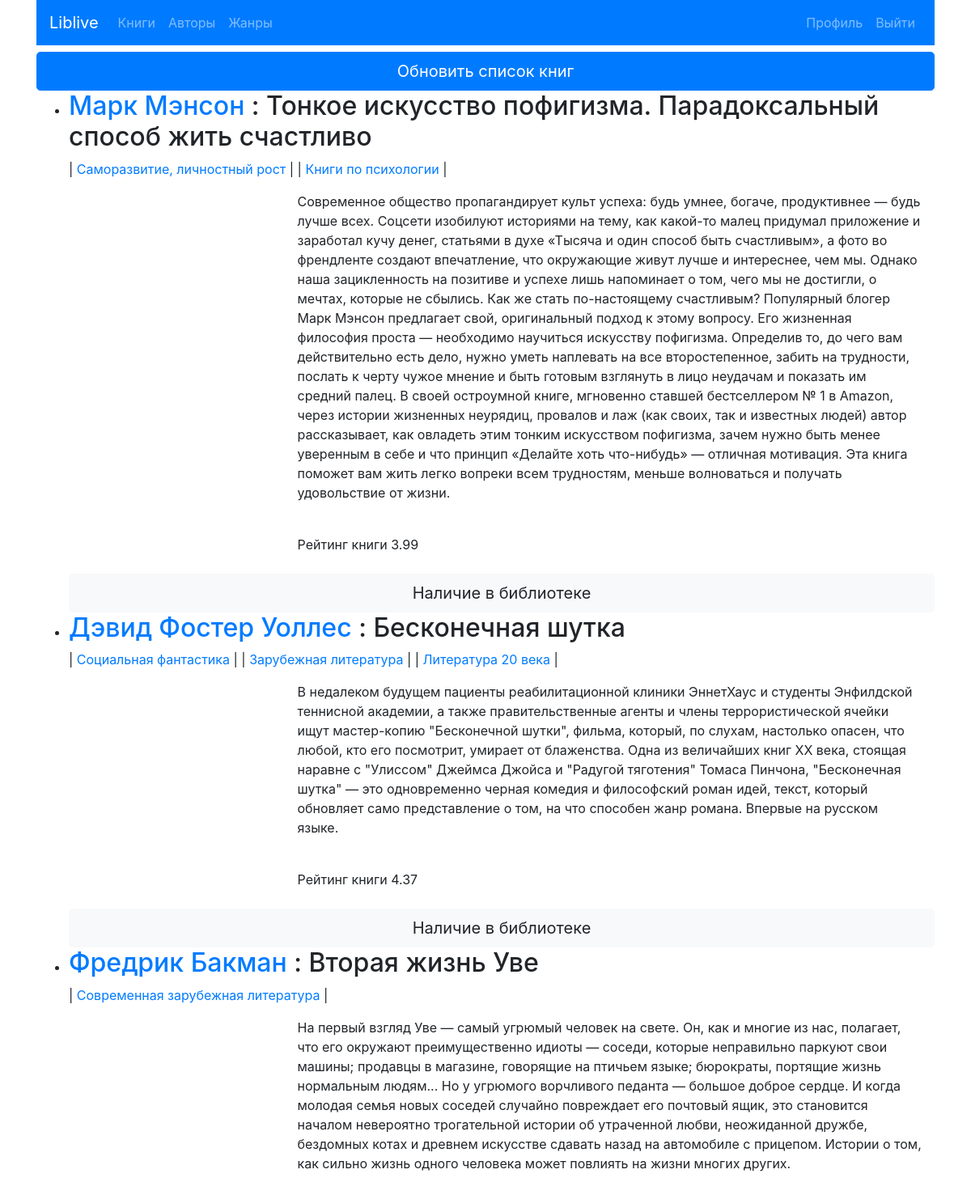
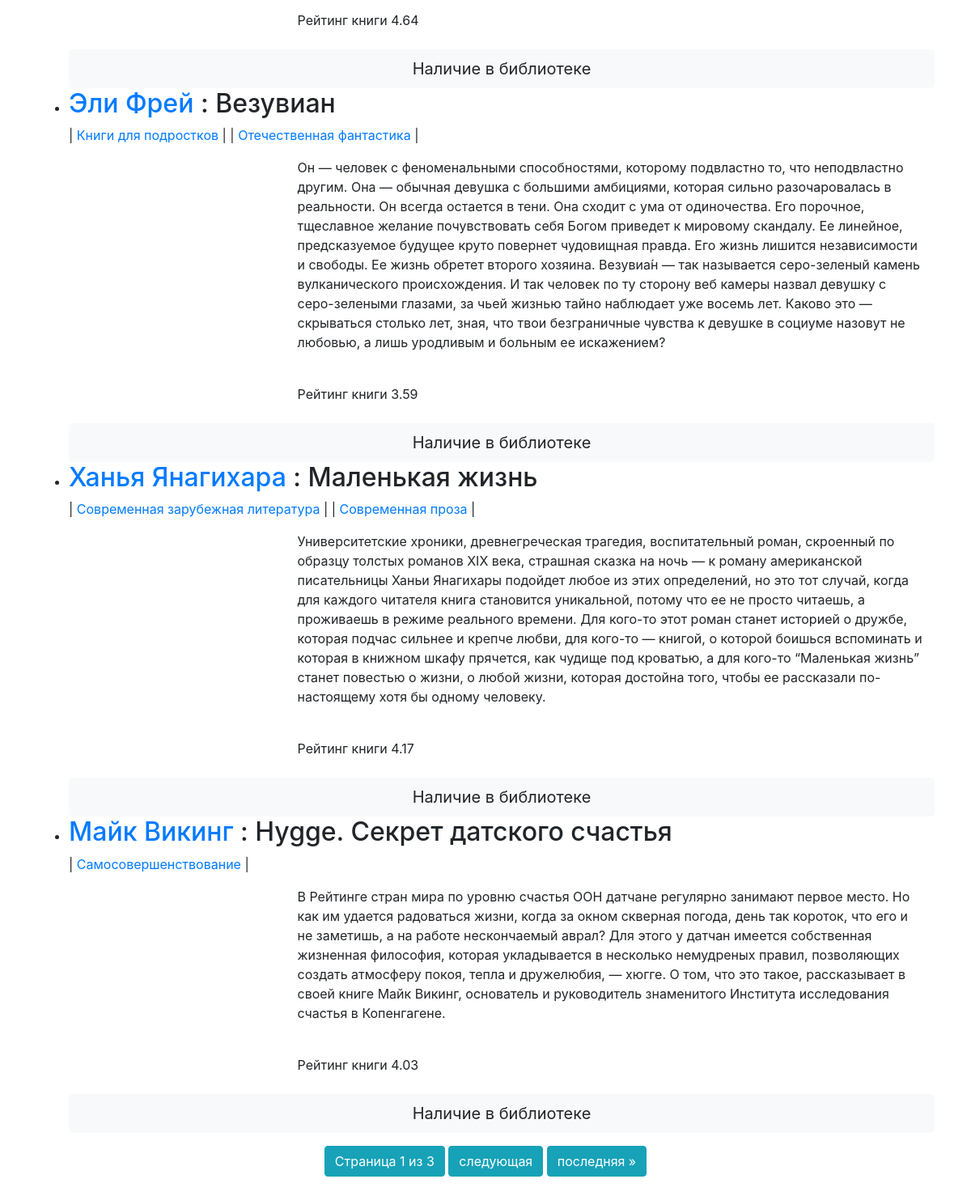
Screenshot of / (signed in) with the database file from the repository (2 pictures, top to bottom).
### liv/models.py (models this page shows, shortened)
class BookFromLivelib(models.Model):
    link = models.CharField(max_length=200)
    title = models.CharField(max_length=200)
    author = models.ForeignKey(Author, on_delete=models.CASCADE)
    tags = models.ManyToManyField(Genre)
    cover = models.CharField(max_length=200)
    rating = models.FloatField()
    description = models.TextField()
    user = models.ForeignKey(User, on_delete=models.CASCADE)
    linkkey = models.CharField(max_length=200)

class Author(models.Model):
    name = models.CharField(max_length=200)
    def __str__(self):
        return self.name

class Genre(models.Model):
    name = models.CharField(max_length=200)
    def __str__(self):
        return self.name

### liv/views.py (the view)
# urls.py: path('', views.IndexView, name='index'),
def IndexView(request):
    current_user = request.user
    if current_user.is_anonymous:
        return render(request, 'liv/index.html')
    else:
        lob = current_user.bookfromlivelib_set.all()
        paginator = Paginator(lob, 6)
        page = request.GET.get('page')
        list_of_books = paginator.get_page(page)
        return render(request, 'liv/index.html', {'list_of_books': list_of_books})

### liv/templates/liv/index.html (shortened to what this page needs)
{% extends 'liv/base.html' %}
{% block content %}
{% if not user.is_anonymous %}
    <a href="{% url 'liv:update-books' %}" class="btn btn-primary btn-lg btn-block mt-2">Обновить список книг</a>
    <ul>
        {% for book in list_of_books %}
            {% if book.user == user %}
                <li><h2><a href="{% url 'liv:author-detail' book.author.pk %}">{{ book.author }}</a> : {{ book.title }}</h2></li>
                {% for tag in book.tags.all %}
                    | <a href="{% url 'liv:genre-detail' tag.id %}">{{ tag }}</a> |
                {% endfor %}
                <br>
                <div class="container-fluid mt-3">
                    <div class="row">
                        <div class="col-sm-3 pull-right">
                        </div>
                        <div class="col-sm-9">
                            <p>{{ book.description }}</p>
                            <br>
                            <p>Рейтинг книги {{ book.rating }}</p>
                        </div>
                    </div>
                </div>
                <button class="btn btn-light btn-lg btn-block mt-2" data-toggle="collapse" data-target=#{{ book.linkkey }}>
                    Наличие в библиотеке
                </button>
            {% endif %}
        {% endfor %}
    </ul>
    <div class="text-center">
            <span class="btn btn-info mb-4">
                Страница {{ list_of_books.number }} из {{ list_of_books.paginator.num_pages }}
            </span>
            {% if list_of_books.has_next %}
                <a class="btn btn-info mb-4" href="?page={{ list_of_books.next_page_number }}">следующая</a>
                <a class="btn btn-info mb-4" href="?page={{ list_of_books.paginator.num_pages }}">последняя &raquo;</a>
            {% endif %}
    </div>
{% endif %}
{% endblock %}

### rows the page displays
BookFromLivelib: author "Марк Мэнсон", title "Тонкое искусство пофигизма. Парадоксальный способ жить счастливо", description "Современное общество пропагандирует культ успеха: будь умнее, богаче, продуктивнее — будь лучше всех. Соцсети изобилуют историями на тему, как какой-то малец придумал приложение и заработал кучу денег, статьями в духе «Тысяча и один способ быть счастливым», а фото во френдленте создают впечатление, что окружающие живут лучше и интереснее, чем мы. Однако наша зацикленность на позитиве и успехе лишь напоминает о том, чего мы не достигли, о мечтах, которые не сбылись. Как же стать по-настоящему счастливым? Популярный блогер Марк Мэнсон предлагает свой, оригинальный подход к этому вопросу. Его жизненная философия проста — необходимо научиться искусству пофигизма. Определив то, до чего вам…", rating "3.99"
Genre: name "Саморазвитие, личностный рост"
Genre: name "Книги по психологии"
BookFromLivelib: author "Дэвид Фостер Уоллес", title "Бесконечная шутка", description "В недалеком будущем пациенты реабилитационной клиники ЭннетХаус и студенты Энфилдской теннисной академии, а также правительственные агенты и члены террористической ячейки ищут мастер-копию \"Бесконечной шутки\", фильма, который, по слухам, настолько опасен, что любой, кто его посмотрит, умирает от блаженства. Одна из величайших книг XX века, стоящая наравне с \"Улиссом\" Джеймса Джойса и \"Радугой тяготения\" Томаса Пинчона, \"Бесконечная шутка\" — это одновременно черная комедия и философский роман идей, текст, который обновляет само представление о том, на что способен жанр романа. Впервые на русском языке.", rating "4.37"
Genre: name "Социальная фантастика"
Genre: name "Зарубежная литература"
Genre: name "Литература 20 века"
BookFromLivelib: author "Фредрик Бакман", title "Вторая жизнь Уве", description "На первый взгляд Уве — самый угрюмый человек на свете. Он, как и многие из нас, полагает, что его окружают преимущественно идиоты — соседи, которые неправильно паркуют свои машины; продавцы в магазине, говорящие на птичьем языке; бюрократы, портящие жизнь нормальным людям... Но у угрюмого ворчливого педанта — большое доброе сердце. И когда молодая семья новых соседей случайно повреждает его почтовый ящик, это становится началом невероятно трогательной истории об утраченной любви, неожиданной дружбе, бездомных котах и древнем искусстве сдавать назад на автомобиле с прицепом. Истории о том, как сильно жизнь одного человека может повлиять на жизни многих других.", rating "4.64"
Genre: name "Современная зарубежная литература"
BookFromLivelib: author "Эли Фрей", title "Везувиан", description "Он ― человек с феноменальными способностями, которому подвластно то, что неподвластно другим. Она ― обычная девушка с большими амбициями, которая сильно разочаровалась в реальности. Он всегда остается в тени. Она сходит с ума от одиночества. Его порочное, тщеславное желание почувствовать себя Богом приведет к мировому скандалу. Ее линейное, предсказуемое будущее круто повернет чудовищная правда. Его жизнь лишится независимости и свободы. Ее жизнь обретет второго хозяина. Везувиа́н ― так называется серо-зеленый камень вулканического происхождения. И так человек по ту сторону веб камеры назвал девушку с серо-зелеными глазами, за чьей жизнью тайно наблюдает уже восемь лет. Каково это ―…", rating "3.59"
Genre: name "Книги для подростков"
Genre: name "Отечественная фантастика"
BookFromLivelib: author "Ханья Янагихара", title "Маленькая жизнь", description "Университетские хроники, древнегреческая трагедия, воспитательный роман, скроенный по образцу толстых романов XIX века, страшная сказка на ночь — к роману американской писательницы Ханьи Янагихары подойдет любое из этих определений, но это тот случай, когда для каждого читателя книга становится уникальной, потому что ее не просто читаешь, а проживаешь в режиме реального времени. Для кого-то этот роман станет историей о дружбе, которая подчас сильнее и крепче любви, для кого-то — книгой, о которой боишься вспоминать и которая в книжном шкафу прячется, как чудище под кроватью, а для кого-то “Маленькая жизнь” станет повестью о жизни, о любой жизни, которая достойна того, чтобы ее рассказали…", rating "4.17"
Genre: name "Современная проза"
BookFromLivelib: author "Майк Викинг", title "Hygge. Секрет датского счастья", description "В Рейтинге стран мира по уровню счастья ООН датчане регулярно занимают первое место. Но как им удается радоваться жизни, когда за окном скверная погода, день так короток, что его и не заметишь, а на работе нескончаемый аврал? Для этого у датчан имеется собственная жизненная философия, которая укладывается в несколько немудреных правил, позволяющих создать атмосферу покоя, тепла и дружелюбия, — хюгге. О том, что это такое, рассказывает в своей книге Майк Викинг, основатель и руководитель знаменитого Института исследования счастья в Копенгагене.", rating "4.03"
Genre: name "Самосовершенствование"

### other values shown
{{ list_of_books.number }} "1"
{{ list_of_books.paginator.num_pages }} "3"
